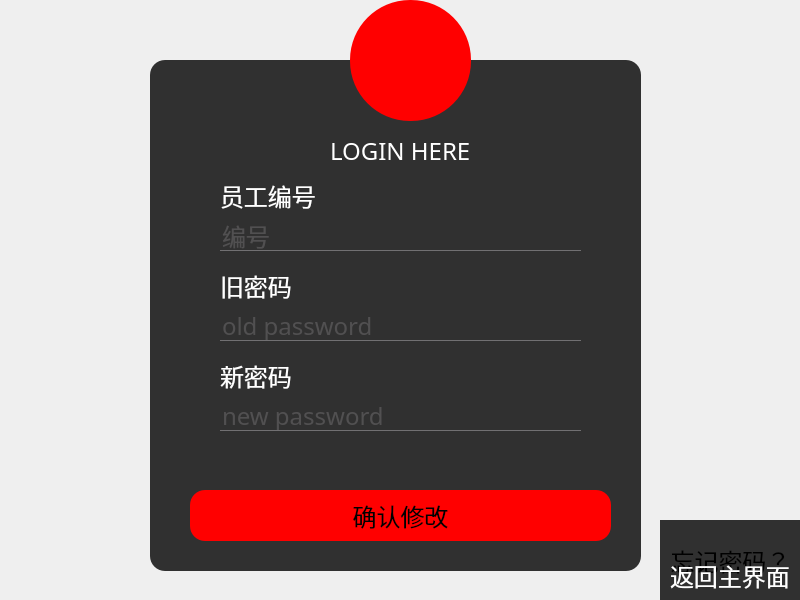
<?xml version="1.0" encoding="UTF-8"?>
<ui version="4.0">
 <class>MainWindow</class>
 <widget class="QMainWindow" name="MainWindow">
  <property name="geometry">
   <rect>
    <x>0</x>
    <y>0</y>
    <width>800</width>
    <height>600</height>
   </rect>
  </property>
  <property name="windowTitle">
   <string>MainWindow</string>
  </property>
  <property name="styleSheet">
   <string notr="true">
*{
font-size:24px;
font-family:Century Gothic;
}
QFrame{
background:rgba(0,0,0,0.8);
border-radius:15px;
}
#centralwidget{
border-image:url(D:/pictures/login3.jpg) strectch；
}

QToolButton{
background:red;
border-radius:60px;
}
QLabel{
color:white;
background:transparent;
}
QPushButton{
background:red;;
border-radius:15px;
}
QPushButton:hover{
background:#333;
border-radius:15px;
background:#49ebff;
}
QLineEdit{
background:transparent;
border:none;
color:#717072;
border-bottom:1px solid #717072;
}</string>
  </property>
  <widget class="QWidget" name="centralwidget">
   <widget class="QFrame" name="frame">
    <property name="geometry">
     <rect>
      <x>150</x>
      <y>60</y>
      <width>491</width>
      <height>511</height>
     </rect>
    </property>
    <property name="font">
     <font>
      <family>Century Gothic</family>
      <pointsize>-1</pointsize>
      <weight>50</weight>
      <italic>false</italic>
      <bold>false</bold>
     </font>
    </property>
    <property name="frameShape">
     <enum>QFrame::StyledPanel</enum>
    </property>
    <property name="frameShadow">
     <enum>QFrame::Raised</enum>
    </property>
    <widget class="QLabel" name="label">
     <property name="geometry">
      <rect>
       <x>180</x>
       <y>70</y>
       <width>151</width>
       <height>41</height>
      </rect>
     </property>
     <property name="font">
      <font>
       <family>Century Gothic</family>
       <pointsize>-1</pointsize>
       <weight>50</weight>
       <italic>false</italic>
       <bold>false</bold>
      </font>
     </property>
     <property name="text">
      <string>LOGIN HERE</string>
     </property>
    </widget>
    <widget class="QLineEdit" name="lineEdit_oldpasswd">
     <property name="geometry">
      <rect>
       <x>70</x>
       <y>250</y>
       <width>361</width>
       <height>31</height>
      </rect>
     </property>
     <property name="text">
      <string/>
     </property>
     <property name="echoMode">
      <enum>QLineEdit::Password</enum>
     </property>
     <property name="placeholderText">
      <string>old password</string>
     </property>
    </widget>
    <widget class="QPushButton" name="commitButton">
     <property name="geometry">
      <rect>
       <x>40</x>
       <y>430</y>
       <width>421</width>
       <height>51</height>
      </rect>
     </property>
     <property name="text">
      <string>确认修改</string>
     </property>
    </widget>
    <widget class="QLabel" name="label_2">
     <property name="geometry">
      <rect>
       <x>70</x>
       <y>210</y>
       <width>121</width>
       <height>31</height>
      </rect>
     </property>
     <property name="font">
      <font>
       <family>Century Gothic</family>
       <pointsize>-1</pointsize>
       <weight>50</weight>
       <bold>false</bold>
      </font>
     </property>
     <property name="text">
      <string>旧密码</string>
     </property>
    </widget>
    <widget class="QLabel" name="label_4">
     <property name="geometry">
      <rect>
       <x>70</x>
       <y>300</y>
       <width>121</width>
       <height>31</height>
      </rect>
     </property>
     <property name="text">
      <string>新密码</string>
     </property>
    </widget>
    <widget class="QLineEdit" name="lineEdit_newpwd">
     <property name="geometry">
      <rect>
       <x>70</x>
       <y>340</y>
       <width>361</width>
       <height>31</height>
      </rect>
     </property>
     <property name="font">
      <font>
       <family>Century Gothic</family>
       <pointsize>-1</pointsize>
      </font>
     </property>
     <property name="contextMenuPolicy">
      <enum>Qt::DefaultContextMenu</enum>
     </property>
     <property name="locale">
      <locale language="Chinese" country="China"/>
     </property>
     <property name="text">
      <string/>
     </property>
     <property name="echoMode">
      <enum>QLineEdit::Password</enum>
     </property>
     <property name="placeholderText">
      <string>new password</string>
     </property>
    </widget>
    <widget class="QLineEdit" name="lineEdit_sid">
     <property name="geometry">
      <rect>
       <x>70</x>
       <y>160</y>
       <width>361</width>
       <height>31</height>
      </rect>
     </property>
     <property name="text">
      <string/>
     </property>
     <property name="placeholderText">
      <string>编号</string>
     </property>
    </widget>
    <widget class="QLabel" name="label_3">
     <property name="geometry">
      <rect>
       <x>70</x>
       <y>120</y>
       <width>121</width>
       <height>31</height>
      </rect>
     </property>
     <property name="font">
      <font>
       <family>Century Gothic</family>
       <pointsize>-1</pointsize>
       <weight>50</weight>
       <bold>false</bold>
      </font>
     </property>
     <property name="text">
      <string>员工编号</string>
     </property>
    </widget>
   </widget>
   <widget class="QToolButton" name="retLogin">
    <property name="geometry">
     <rect>
      <x>660</x>
      <y>520</y>
      <width>141</width>
      <height>81</height>
     </rect>
    </property>
    <property name="font">
     <font>
      <family>Century Gothic</family>
      <pointsize>-1</pointsize>
     </font>
    </property>
    <property name="styleSheet">
     <string notr="true">border:none;
background:rgba(0,0,0,0.8)
</string>
    </property>
    <property name="text">
     <string>忘记密码？</string>
    </property>
   </widget>
   <widget class="QToolButton" name="toolButton">
    <property name="geometry">
     <rect>
      <x>350</x>
      <y>0</y>
      <width>121</width>
      <height>121</height>
     </rect>
    </property>
    <property name="locale">
     <locale language="Chinese" country="China"/>
    </property>
    <property name="text">
     <string/>
    </property>
    <property name="icon">
     <iconset>
      <normaloff>../../../../../pictures/login.png</normaloff>../../../../../pictures/login.png</iconset>
    </property>
    <property name="iconSize">
     <size>
      <width>150</width>
      <height>150</height>
     </size>
    </property>
   </widget>
   <widget class="QLabel" name="label_5">
    <property name="geometry">
     <rect>
      <x>670</x>
      <y>560</y>
      <width>121</width>
      <height>31</height>
     </rect>
    </property>
    <property name="text">
     <string>返回主界面</string>
    </property>
   </widget>
  </widget>
 </widget>
 <resources/>
 <connections/>
</ui>
